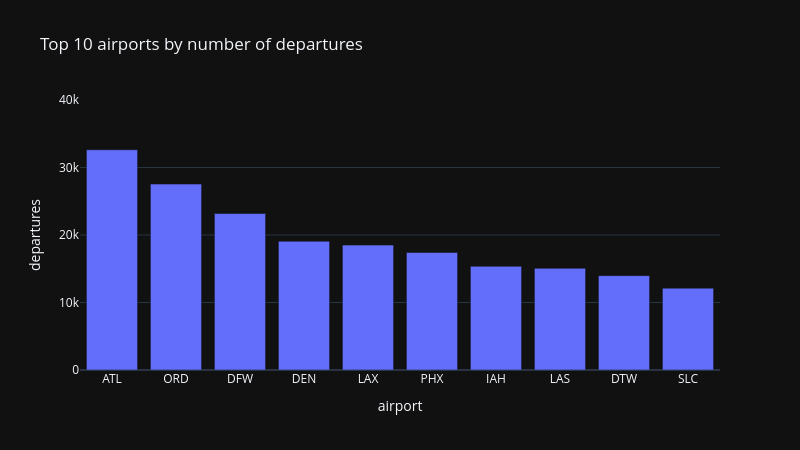

Notebook cell for this chart:
### Code cell
#--------------------
# 3 EDA of the flight network
#--------------------

n_days = df_flights['DayofMonth'].nunique()
print('Total flights in the timeline:', len(df_flights))
print('Airports in the network:', len(all_airports))
print('Days covered:', n_days)
print('Average flights per day:', round(len(df_flights) / n_days, 4))

top_airports = df_flights['Origin'].value_counts().head(10)
fig = px.bar(x=top_airports.index.astype(str), y=top_airports.values,
             labels={'x': 'airport', 'y': 'departures'},
             title='Top 10 airports by number of departures')
fig.update_yaxes(range=[0, int(np.ceil(top_airports.max() / 10000) * 10000)])
fig.update_layout(width=800, height=450)
fig.show()

### Figure 1 — Plotly figure (JSON) as saved in the notebook; plotly's stock layout.template omitted (floating-point values rounded to 4 significant figures)
{"data": [{"hovertemplate": "airport=%{x}<br>departures=%{y}<extra></extra>", "legendgroup": "", "marker": {"color": "#636efa", "pattern": {"shape": ""}}, "name": "", "orientation": "v", "showlegend": false, "textposition": "auto", "x": ["ATL", "ORD", "DFW", "DEN", "LAX", "PHX", "IAH", "LAS", "DTW", "SLC"], "xaxis": "x", "y": [32625, 27544, 23176, 19079, 18502, 17399, 15359, 15067, 13981, 12127], "yaxis": "y", "type": "bar"}], "layout": {"xaxis": {"anchor": "y", "domain": [0.0, 1.0], "title": {"text": "airport"}}, "yaxis": {"anchor": "x", "domain": [0.0, 1.0], "title": {"text": "departures"}, "range": [0, 40000]}, "legend": {"tracegroupgap": 0}, "title": {"text": "Top 10 airports by number of departures"}, "barmode": "relative", "width": 800, "height": 450}}
